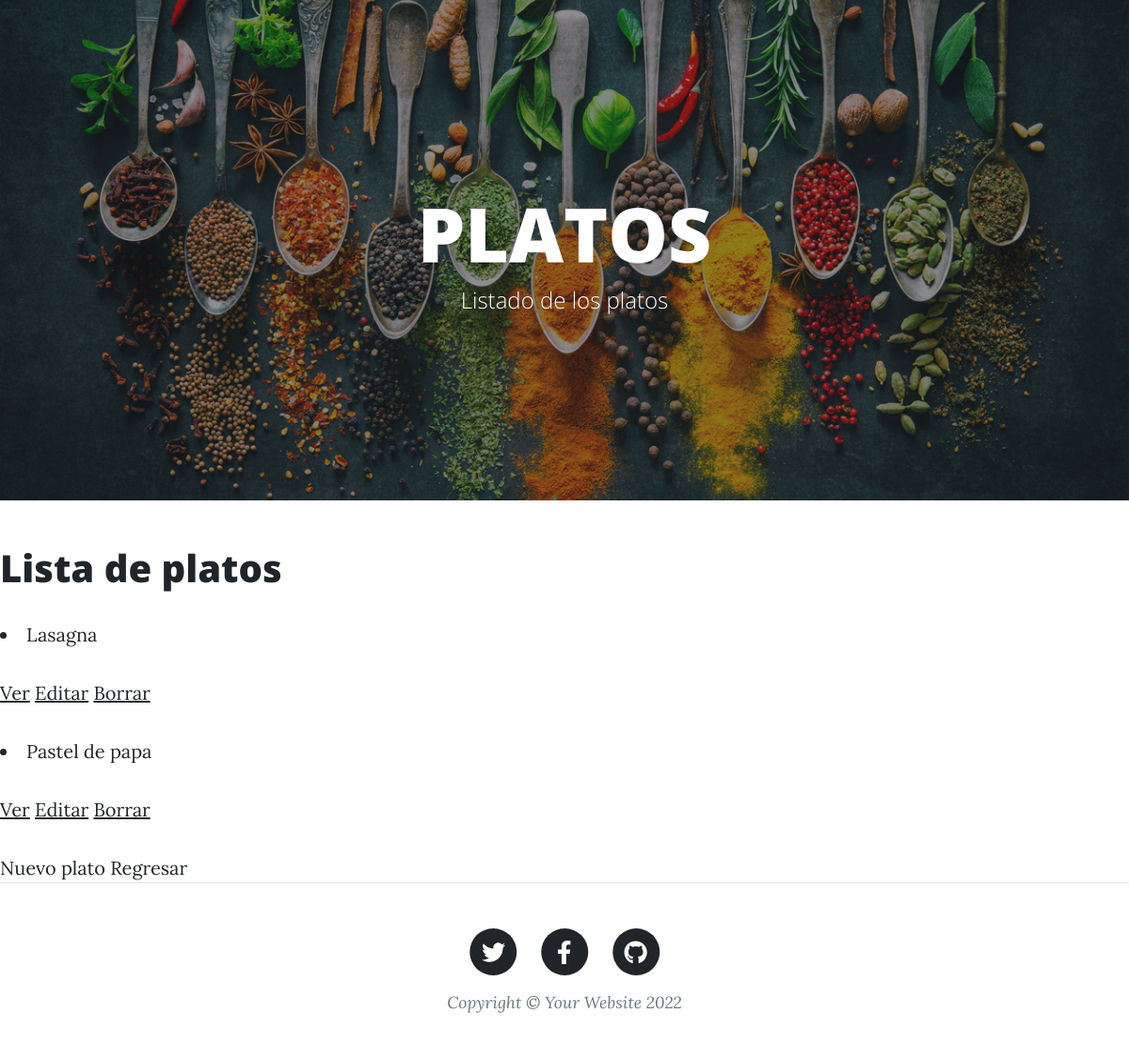
/AppBlog/platos/lista/, run on an earlier commit of the app's database.
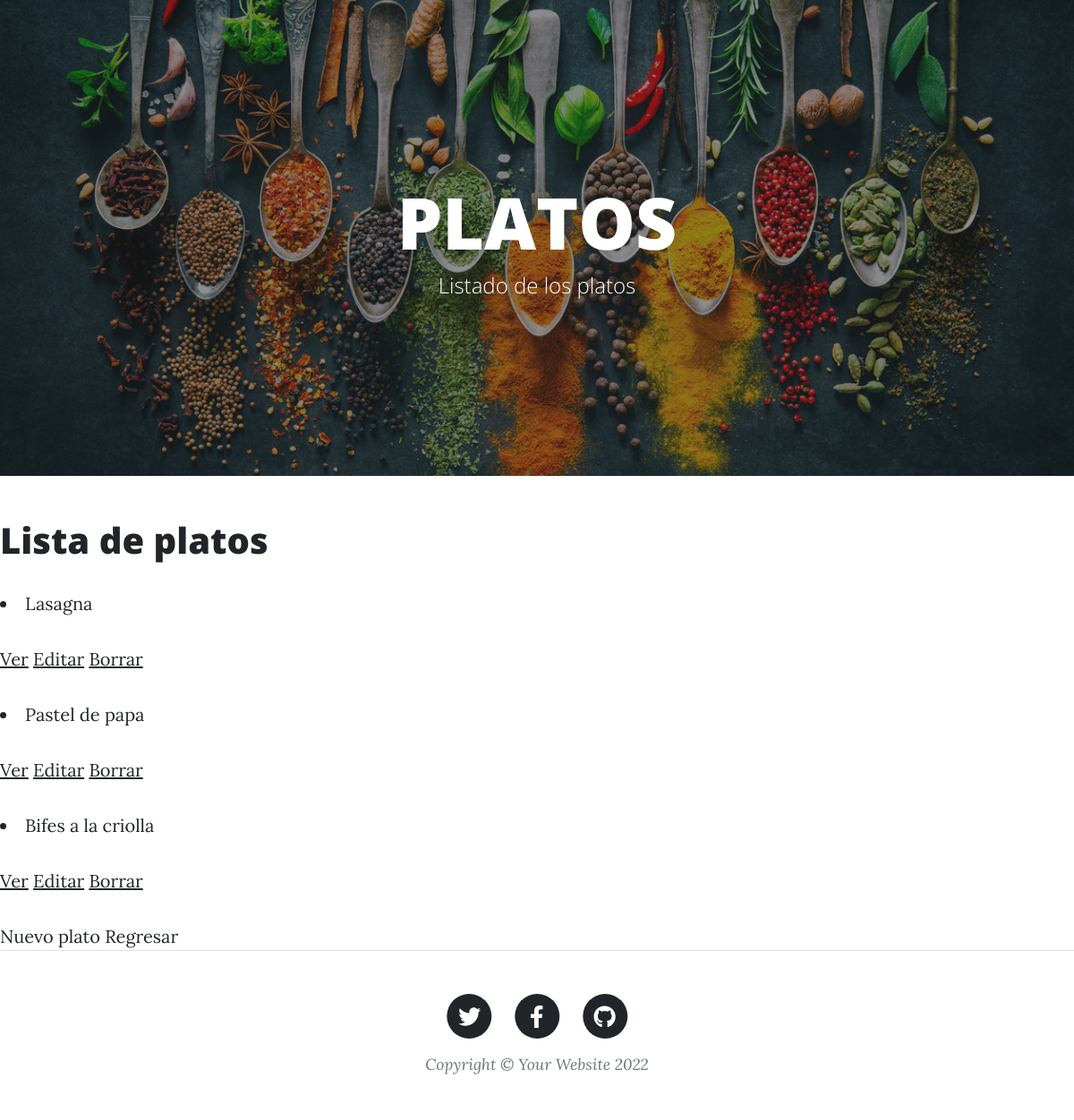
And on a later commit of the database.
### AppBlog/models.py (models this page shows, shortened)
class Platos(models.Model):
    nombre = models.CharField(max_length=40)
    fecha = models.DateField()
    cocinero = models.CharField(max_length=40)
    receta = models.TextField()

### AppBlog/views.py (the view)
# urls.py: path('platos/lista/', PlatosList.as_view(), name='platosLista'),
class PlatosList(ListView):
    model = Platos
    template_name = "AppBlog/platosLista.html"

### AppBlog/template/AppBlog/platosLista.html (shortened to what this page needs)
<!DOCTYPE html>
<html lang="en">
    <head>
        {% load static %}
        <link href="{% static 'AppBlog/css/styles.css' %}" rel="stylesheet" />
    </head>
    <body>
        <header class="masthead" style="background: url(/static/AppBlog/assets/img/especias.jpg) no-repeat center center;background-size: cover;">
            <div class="container position-relative px-4 px-lg-5">
                <div class="row gx-4 gx-lg-5 justify-content-center">
                    <div class="col-md-10 col-lg-8 col-xl-7">
                        <div class="site-heading">
                            <h1>PLATOS</h1>
                            <span class="subheading">Listado de los platos</span>
                        </div>
                    </div>
                </div>
            </div>
        </header>
        <h1>Lista de platos</h1>
        {% for platos in object_list %}
        <li>{{ platos.nombre}}
            <p>
                <a href="{% url 'platosDetalle' platos.id %}">Ver</a>
                <a href="{% url 'platosEditar' platos.id %}">Editar</a>
                <a href="{% url 'platosBorrar' platos.id %}">Borrar</a>
            </p>
        </li>
        {% endfor %}
        <a href="{% url 'platosNuevo' %}">Nuevo plato</a>
        <a href="{% url 'platos' %}">Regresar</a>
        <footer class="border-top">
            <div class="container px-4 px-lg-5">
                <div class="row gx-4 gx-lg-5 justify-content-center">
                    <div class="col-md-10 col-lg-8 col-xl-7">
                        <ul class="list-inline text-center">
                            <li class="list-inline-item">
                                <a href="#!">
                                    <span class="fa-stack fa-lg">
                                        <i class="fas fa-circle fa-stack-2x"></i>
                                        <i class="fab fa-twitter fa-stack-1x fa-inverse"></i>
                                    </span>
                                </a>
                            </li>
                            <li class="list-inline-item">
                                <a href="#!">
                                    <span class="fa-stack fa-lg">
                                        <i class="fas fa-circle fa-stack-2x"></i>
                                        <i class="fab fa-facebook-f fa-stack-1x fa-inverse"></i>
                                    </span>
                                </a>
                            </li>
                            <li class="list-inline-item">
                                <a href="#!">
                                    <span class="fa-stack fa-lg">
                                        <i class="fas fa-circle fa-stack-2x"></i>
                                        <i class="fab fa-github fa-stack-1x fa-inverse"></i>
                                    </span>
                                </a>
                            </li>
                        </ul>
                        <div class="small text-center text-muted fst-italic">Copyright &copy; Your Website 2022</div>
                    </div>
                </div>
            </div>
        </footer>
    </body>
</html>

What changed in the data, as far as the page shows it:
added Platos: nombre "Bifes a la criolla"
